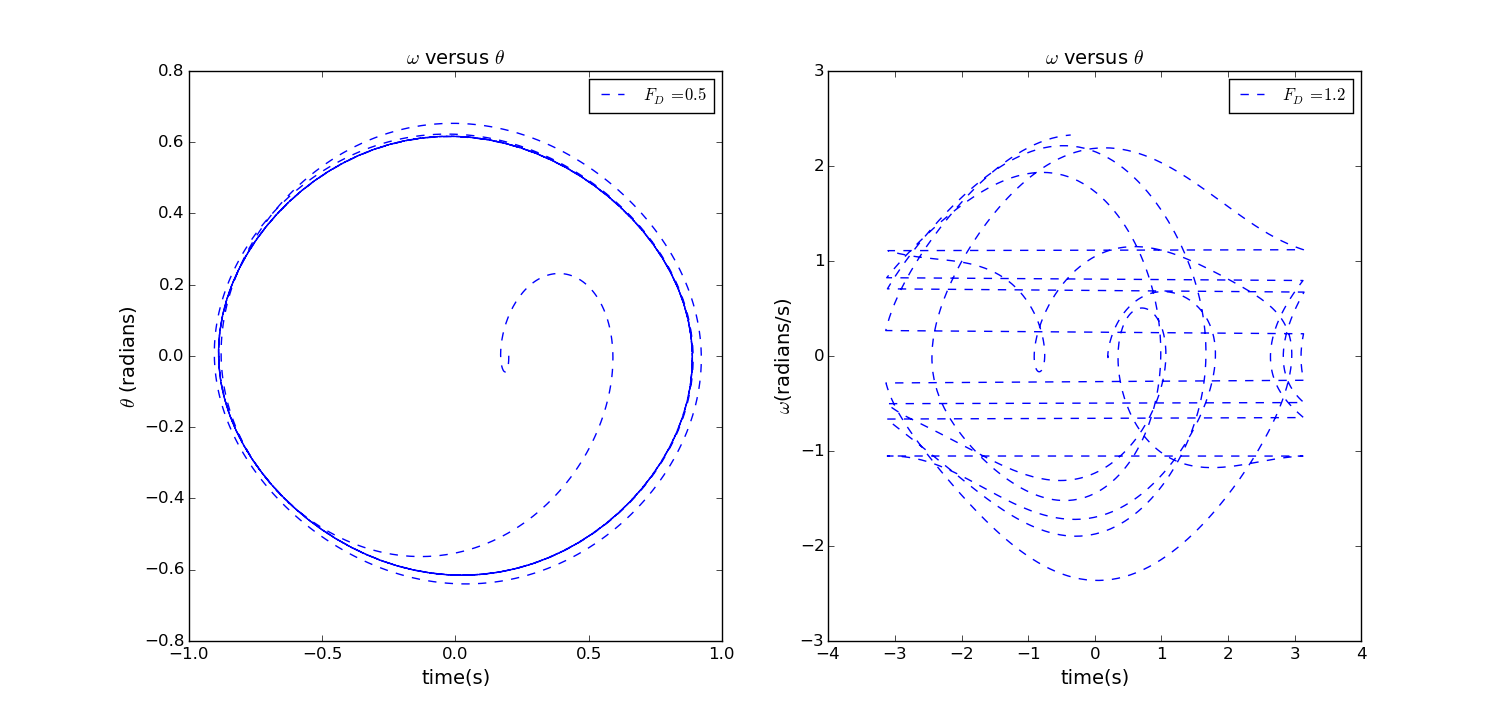

Python code for this plot:
import matplotlib.pyplot as plt
import numpy as np
import math

class CROMER1(object):
    def __init__(self, _theta0=0.2, _omg0=0., _t0=0., _l=9.8,_g=9.8, _dt=0.04, _time=60.):
        self.theta, self.omg, self.t = [_theta0], [_omg0], [_t0]
	self.F_D=[0.0,0.5,1.2]
        self.q=[0.0,0.5,1.2]
        self.l, self.g, self.dt, self.time, self.n= _l, _g, _dt, _time, int(_time/_dt)
    def calculate(self):
        for i in range(self.n):
            self.t.append(self.t[-1]+self.dt)
	    self.omg.append(self.omg[-1]+(-self.g/self.l*np.sin(self.theta[-1])-self.q[1]*self.omg[-1]+self.F_D[1]*np.sin(2./3.*self.t[-1]))*self.dt)
            self.theta.append(self.theta[-1]+self.omg[-2]*self.dt)
            if self.theta[i+1]<-math.pi:
               self.theta[i+1]=self.theta[i+1]+2*math.pi
            if self.theta[i+1]>math.pi:
	       self.theta[i+1]=self.theta[i+1]-2*math.pi	
    def plot_theta1(self,_ax):
        _ax.plot(self.theta, self.omg, '--',label=r'$F_D=0.5$')       

class CROMER2(CROMER1):
    def calculate(self):
        for i in range(self.n):
            self.t.append(self.t[-1]+self.dt)
	    self.omg.append(self.omg[-1]+(-self.g/self.l*np.sin(self.theta[-1])-self.q[1]*self.omg[-1]+self.F_D[2]*np.sin(2./3.*self.t[-1]))*self.dt)
            self.theta.append(self.theta[-1]+self.omg[-1]*self.dt)
            if self.theta[i+1]<-math.pi:
               self.theta[i+1]=self.theta[i+1]+2*math.pi
            if self.theta[i+1]>math.pi:
               self.theta[i+1]=self.theta[i+1]-2*math.pi
    def plot_theta2(self,_ax):
        _ax.plot(self.theta, self.omg, '--',label=r'$F_D=1.2$')
       
        
fig= plt.figure(figsize=(15,7))
ax1 = plt.subplot(121)
ax2 = plt.subplot(122)

comp= CROMER1()
comp.calculate()
comp.plot_theta1(ax1)
comp= CROMER2()
comp.calculate()
comp.plot_theta2(ax2)
ax1.set_title(r'$\omega$ versus $\theta$',fontsize=14)
ax2.set_title(r'$\omega$ versus $\theta$',fontsize=14)
ax1.set_xlabel('time(s)',fontsize=14)
ax1.set_ylabel(r'$\theta$ (radians)',fontsize=14)
ax2.set_xlabel('time(s)',fontsize=14)
ax2.set_ylabel(r'$\omega$(radians/s)',fontsize=14)
ax1.legend(fontsize=12,loc='best')
ax2.legend(fontsize=12,loc='best')
plt.show(fig)
